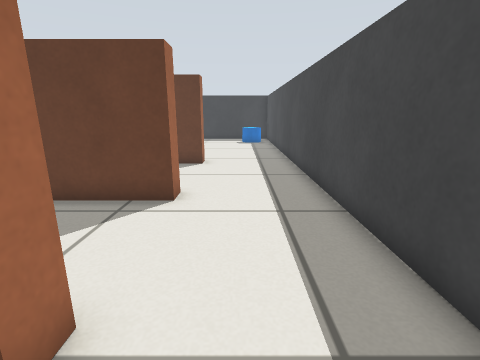
View 1 (above)

16 first-person views from a walk through a robot-simulator world made for Gazebo. The camera is 0.57 m above the floor, tilts 14° down and sees 85° across. The floor is counted in squares, 0.25 m on a side. Each view is taken from the middle of a square. On the plan, view 1 faces up. The plan holds only what a view shows up to about 17 squares ahead; the rest is blank.

View 2
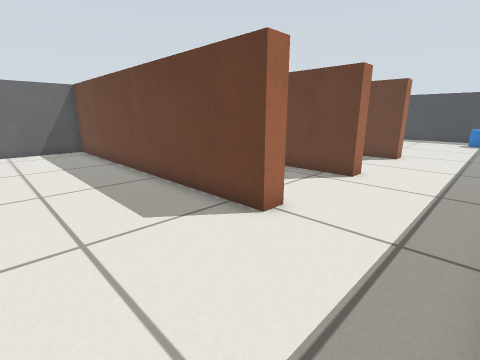

View 3
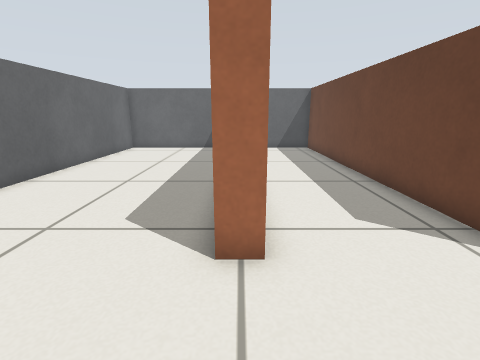

View 4
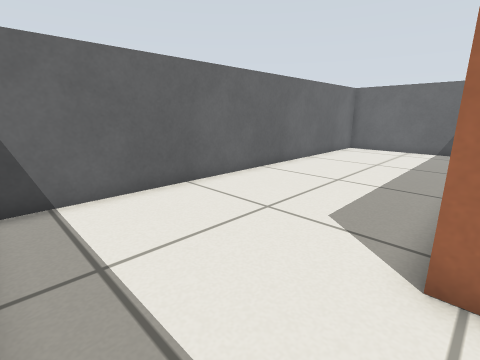

View 5
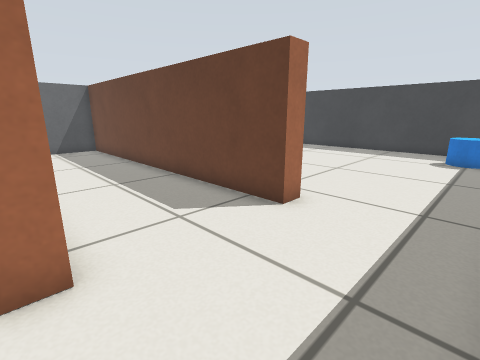

View 6
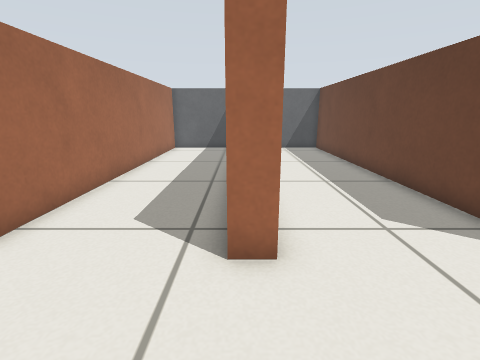

View 7
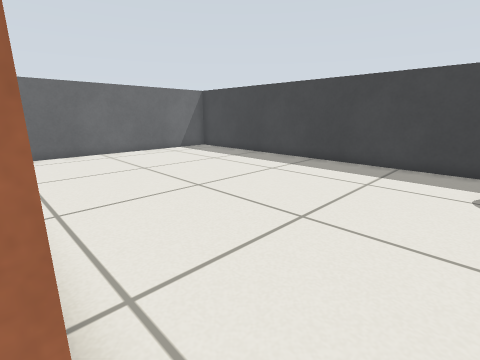

View 8
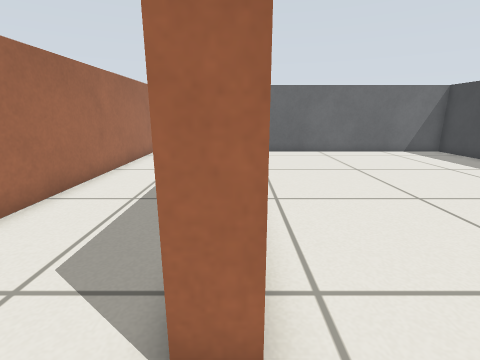

View 9
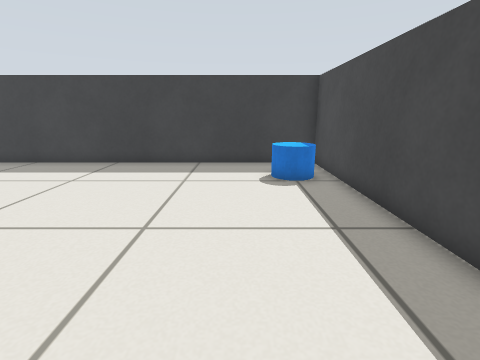

View 10
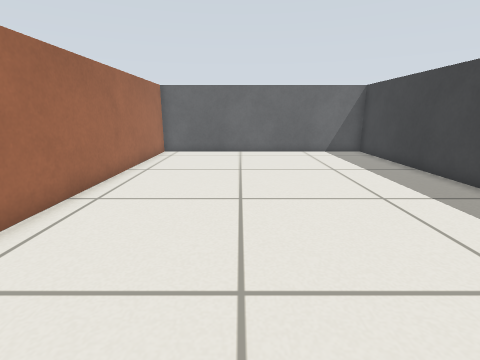

View 11
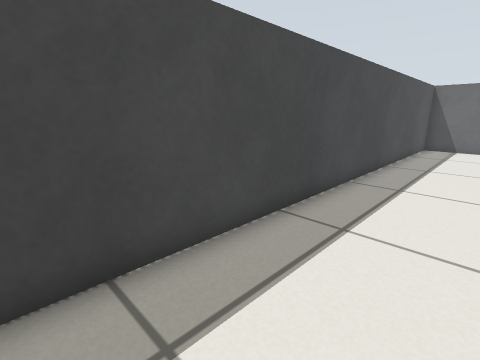

View 12
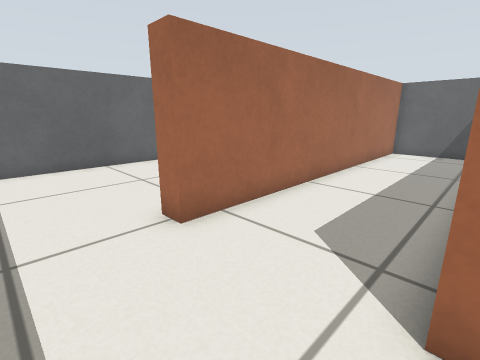

View 13
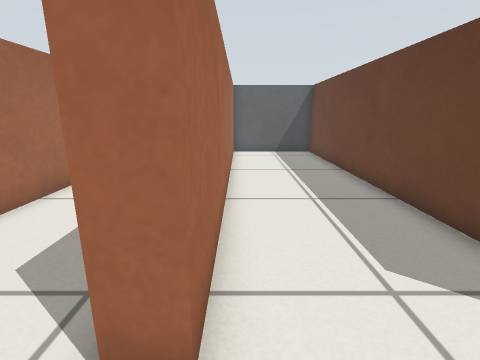

View 14
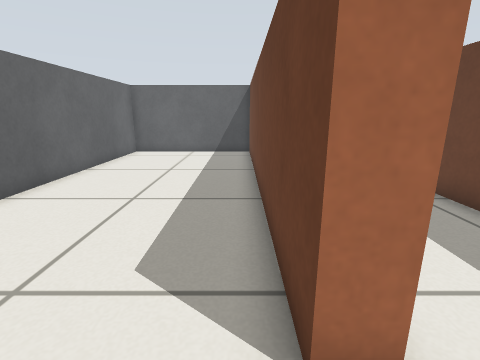

View 15
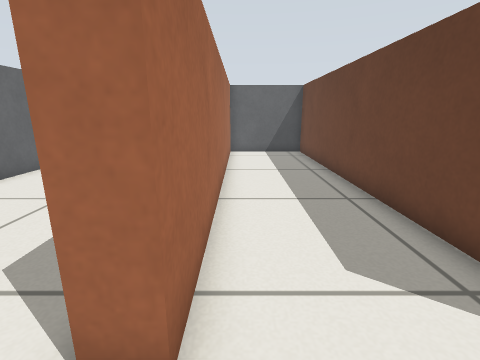

View 16
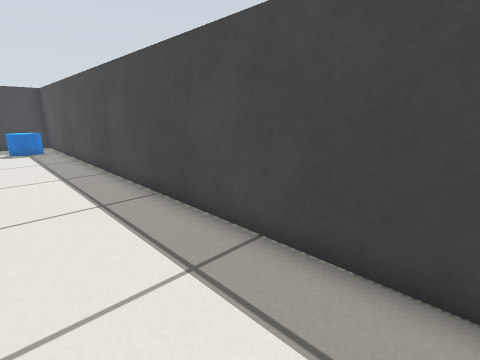

### Floor plan
Points are (right, up) in squares from view 1. A wall is a line through its corners. A room is listed if a view was taken in it or the views show most of it. See-through windows are left out.
Room 1 (views 1, 2, 14)
walls: (-1.8, 1.6) (-16.6, 1.6) (-16.6, -5.6) (2.6, -5.6) (2.6, 1.4)
ways out: opening at (0.5, 2) to room 2
Room 2 (views 3, 4, 5, 6, 12, 15, 16)
walls: (-1.8, 7.6) (-1.8, 6.8) (-16.6, 6.8) (-16.6, 2.4) (-1.8, 2.4) (-1.8, 1.6); (2.6, 1.4) (2.6, 7.4)
ways out: opening at (0.5, 2) to room 1; opening at (0.5, 7) to room 3
Room 3 (views 7, 8, 9, 13)
walls: (-1.8, 13.2) (-1.8, 12.4) (-16.6, 12.4) (-16.6, 7.6); (-16.2, 7.6) (-1.8, 7.6); (2.6, 7.4) (2.6, 13.6)
ways out: opening at (0.5, 7) to room 2; opening at (0.5, 13) to room 4
Room 4 (views 10, 11)
walls: (2.6, 13.6) (2.6, 25.6) (-16.6, 25.6) (-16.6, 13.2) (-4.9, 13.2)
ways out: opening at (0.5, 13) to room 3
objects: blue cylinder (0, 22) to (2, 23)

Positions as (right, up) in squares from view 1, and headings:
1: (0, 0), facing up
2: (2, -3), facing up-left
3: (2, 2), facing left
4: (2, 2), facing down-left
5: (2, 7), facing up-left
6: (2, 7), facing left
7: (0, 13), facing up-left
8: (0, 13), facing left
9: (-1, 13), facing up
10: (0, 18), facing left
11: (-1, 15), facing down-right
12: (1, 7), facing down-left
13: (0, 8), facing left
14: (0, 1), facing left
15: (0, 3), facing left
16: (-1, 3), facing up-right
